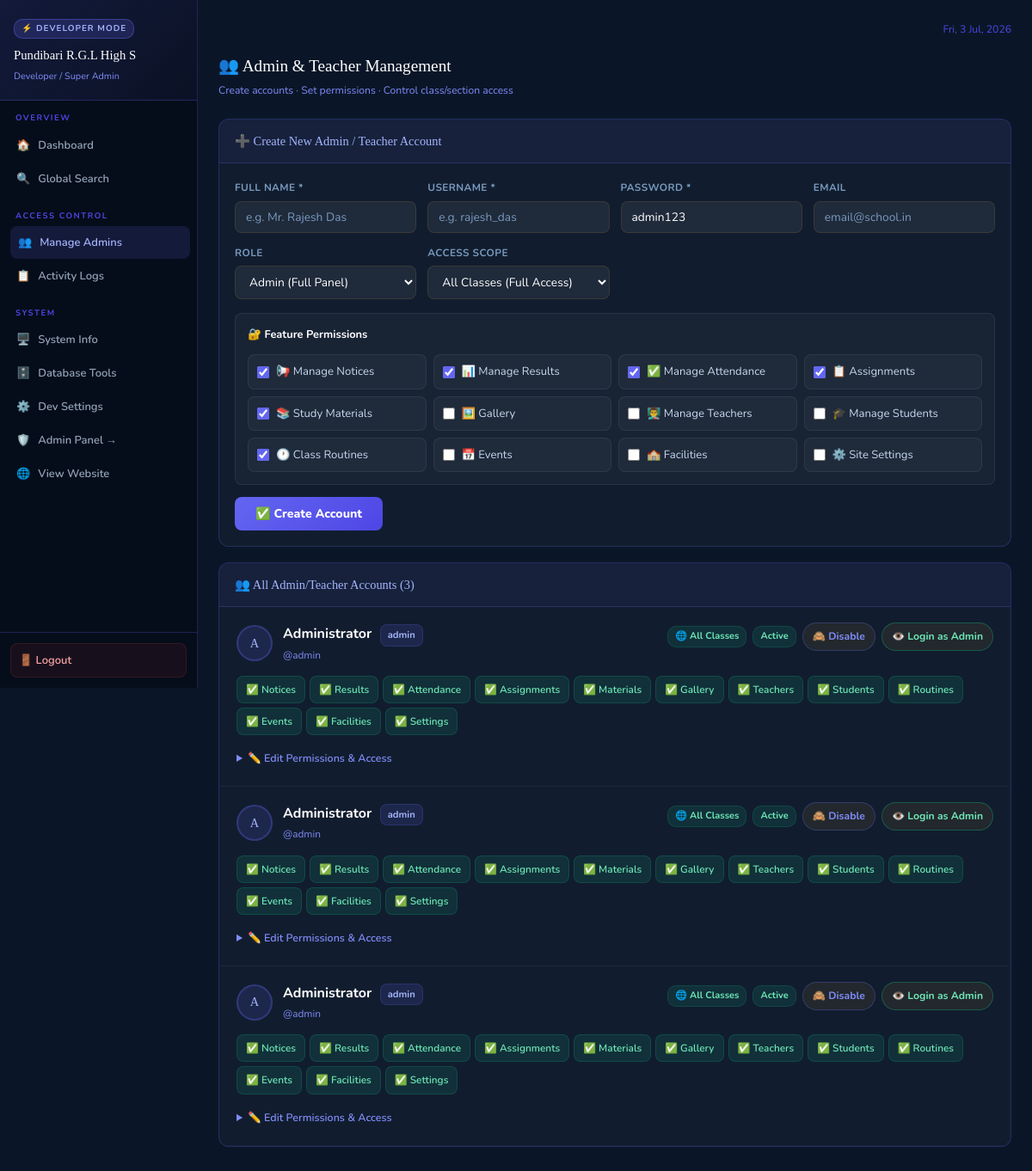
/dev/admins (signed in), run on the app's committed database.
### tables this page shows
CREATE TABLE admin_permissions(
        id INTEGER PRIMARY KEY AUTOINCREMENT,
        admin_id INTEGER NOT NULL,
        scope TEXT DEFAULT 'all',
        can_manage_notices INTEGER DEFAULT 1,
        can_manage_results INTEGER DEFAULT 1,
        can_manage_attendance INTEGER DEFAULT 1,
        can_manage_assignments INTEGER DEFAULT 1,
        can_manage_materials INTEGER DEFAULT 1,
        can_manage_gallery INTEGER DEFAULT 0,
        can_manage_teachers INTEGER DEFAULT 0,
        can_manage_students INTEGER DEFAULT 0,
        can_manage_routines INTEGER DEFAULT 1,
        can_manage_events INTEGER DEFAULT 0,
        can_manage_facilities INTEGER DEFAULT 0,
        can_view_settings INTEGER DEFAULT 0,
        FOREIGN KEY(admin_id) REFERENCES admins(id) ON DELETE CASCADE);

CREATE TABLE admins(id INTEGER PRIMARY KEY AUTOINCREMENT,
      username TEXT UNIQUE NOT NULL,password TEXT NOT NULL,name TEXT, role TEXT DEFAULT 'admin', email TEXT DEFAULT '', is_active INTEGER DEFAULT 1);

### app.py (the view)
@app.route('/dev/admins')
@dev_req
def dev_admins():
    db = get_db()
    admins = db.execute("""
        SELECT a.*, p.scope,
               p.can_manage_notices, p.can_manage_results, p.can_manage_attendance,
               p.can_manage_assignments, p.can_manage_materials, p.can_manage_gallery,
               p.can_manage_teachers, p.can_manage_students, p.can_manage_routines,
               p.can_manage_events, p.can_manage_facilities, p.can_view_settings
        FROM admins a
        LEFT JOIN admin_permissions p ON a.id=p.admin_id
        ORDER BY a.id
    """).fetchall()
    db.close()
    return render_template('dev_admins.html', admins=admins)

### app.py (called while the page is built)
def cache_get(k):
    if k in _cache and _cache_ts.get(k,0)>datetime.now().timestamp():
        return _cache[k]
    return None

def get_db():
    if USE_PG:
        conn=psycopg2.connect(DATABASE_URL,cursor_factory=psycopg2.extras.RealDictCursor)
        return conn
    conn=sqlite3.connect(DB_PATH,timeout=30,check_same_thread=False)
    conn.row_factory=sqlite3.Row
    conn.execute("PRAGMA journal_mode=WAL")
    conn.execute("PRAGMA synchronous=NORMAL")
    conn.execute("PRAGMA cache_size=-32000")
    conn.execute("PRAGMA temp_store=MEMORY")
    conn.execute("PRAGMA mmap_size=268435456")
    conn.execute("PRAGMA optimize")
    return conn

def get_settings():
    cached=cache_get('settings')
    if cached: return cached
    db=get_db()
    rows=db.execute("SELECT key,value FROM settings").fetchall()
    db.close()
    r={row['key']:row['value'] for row in rows}
    cache_set('settings',r); return r

@app.context_processor
def inject_globals():
    ctx = dict(settings=get_settings(), now=datetime.now())
    if 'admin_id' in session:
        ctx['current_admin_perms'] = get_admin_perms(session['admin_id'])
        ctx['is_impersonating'] = session.get('impersonating', False)
    return ctx

@app.after_request
def _auto_log_admin_activity(response):
    try:
        ep = request.endpoint
        if ep in ADMIN_LOG_ENDPOINTS and 'admin_id' in session:
            action, detail_fn = ADMIN_LOG_ENDPOINTS[ep]
            try: detail = detail_fn()
            except Exception: detail = ''
            log_activity('admin', session['admin_id'], session.get('admin_name',''), action, detail)
    except Exception:
        pass
    return response

def dev_req(f):
    @wraps(f)
    def d(*a, **k):
        if 'dev_id' not in session:
            flash('Developer access required.', 'error')
            return redirect(url_for('dev_login'))
        return f(*a, **k)
    return d

### templates/dev_admins.html (shortened to what this page needs)
{% extends "dev_base.html" %}
{% block dev_content %}
<div class="dev-topbar"><div><div class="dev-page-title">👥 Admin & Teacher Management</div>
<div class="dev-page-sub">Create accounts · Set permissions · Control class/section access</div></div></div>
<div class="dev-card">
  <div class="dev-card-head"><div class="dev-card-title">➕ Create New Admin / Teacher Account</div></div>
  <div class="dev-card-body">
    <form method="POST" action="{{ url_for('dev_add_admin') }}">
      <div class="form-grid">
        <div class="form-group"><label>Full Name *</label><input type="text" name="name" class="form-control" placeholder="e.g. Mr. Rajesh Das" required></div>
        <div class="form-group"><label>Username *</label><input type="text" name="username" class="form-control" placeholder="e.g. rajesh_das" required></div>
        <div class="form-group"><label>Password *</label><input type="text" name="password" class="form-control" value="admin123" required></div>
        <div class="form-group"><label>Email</label><input type="email" name="email" class="form-control" placeholder="email@school.in"></div>
        <div class="form-group"><label>Role</label>
          <select name="role" class="form-control">
            <option value="admin">Admin (Full Panel)</option>
          </select></div>
        <div class="form-group"><label>Access Scope</label>
          <select name="scope" class="form-control" id="scopeSelect" onchange="toggleClassAccess(this.value)">
            <option value="all">All Classes (Full Access)</option>
          </select></div>
      </div>
      <div style="margin-top:16px;padding:14px;background:rgba(255,255,255,.03);border:1px solid rgba(255,255,255,.07);border-radius:var(--rs)">
        <div style="font-size:.8rem;font-weight:700;color:var(--white);margin-bottom:12px">🔐 Feature Permissions</div>
        <div style="display:grid;grid-template-columns:repeat(auto-fill,minmax(200px,1fr));gap:8px">
          {% for key,label,default in [
            ('p_notices','📢 Manage Notices',True),('p_results','📊 Manage Results',True),
            ('p_attendance','✅ Manage Attendance',True),('p_assignments','📋 Assignments',True),
            ('p_materials','📚 Study Materials',True),('p_gallery','🖼️ Gallery',False),
            ('p_teachers','👨‍🏫 Manage Teachers',False),('p_students','🎓 Manage Students',False),
            ('p_routines','🕐 Class Routines',True),('p_events','📅 Events',False),
            ('p_facilities','🏫 Facilities',False),('p_settings','⚙️ Site Settings',False)
          ] %}
          <label style="display:flex;align-items:center;gap:8px;padding:8px 10px;background:rgba(255,255,255,.03);border:1px solid rgba(255,255,255,.07);border-radius:var(--rs);cursor:pointer;font-size:.82rem;color:var(--text-light)">
            <input type="checkbox" name="{{ key }}" {% if default %}checked{% endif %} style="accent-color:#6366f1;width:14px;height:14px">{{ label }}
          </label>{% endfor %}
        </div>
      </div>
      <div style="margin-top:14px"><button type="submit" style="padding:10px 24px;border-radius:var(--rs);background:linear-gradient(135deg,#6366f1,#4f46e5);color:white;font-weight:800;font-size:.88rem;border:none;cursor:pointer;font-family:var(--fb)">✅ Create Account</button></div>
    </form>
  </div>
</div>
<div class="dev-card">
  <div class="dev-card-head"><div class="dev-card-title">👥 All Admin/Teacher Accounts ({{ admins|length }})</div></div>
  <div class="dev-card-body" style="padding:0">
    {% for a in admins %}
    <div style="border-bottom:1px solid rgba(99,102,241,.1);padding:18px 20px">
      <div style="display:flex;justify-content:space-between;align-items:flex-start;flex-wrap:wrap;gap:10px;margin-bottom:14px">
        <div style="display:flex;align-items:center;gap:12px">
          <div style="width:42px;height:42px;border-radius:50%;background:rgba(99,102,241,.15);border:2px solid rgba(99,102,241,.3);display:flex;align-items:center;justify-content:center;font-family:var(--fd);font-size:.9rem;color:#a5b4fc">{{ a.name[0] if a.name else 'A' }}</div>
          <div>
            <div style="font-weight:700;color:var(--white)">{{ a.name }} <span class="role-badge role-{{ a.role or 'admin' }}" style="margin-left:5px">{{ a.role or 'admin' }}</span></div>
            <div style="font-size:.74rem;color:#818cf8">@{{ a.username }}{% if a.email %} · {{ a.email }}{% endif %}</div>
          </div>
        </div>
        <div style="display:flex;gap:7px;flex-wrap:wrap;align-items:center">
          <span class="badge {{ 'badge-green' if a.scope=='all' else 'badge-gold' }}">{{ '🌐 All Classes' if a.scope=='all' else '🔒 Restricted' }}</span>
          <span class="{{ 'badge badge-green' if a.is_active else 'badge badge-red' }}">{{ 'Active' if a.is_active else 'Disabled' }}</span>
          <a href="{{ url_for('dev_toggle_admin',aid=a.id) }}" class="btn-outline btn-sm" style="border-color:rgba(99,102,241,.3);color:#818cf8">{{ '🙈 Disable' if a.is_active else '✅ Enable' }}</a>
          {% if a.is_active %}<a href="{{ url_for('dev_login_as',aid=a.id) }}" class="btn-outline btn-sm" style="border-color:rgba(16,185,129,.35);color:#6ee7b7">👁️ Login as Admin</a>{% endif %}
        </div>
      </div>
      <div style="display:flex;flex-wrap:wrap;gap:5px;margin-bottom:12px">
        {% for pkey,plabel in [('can_manage_notices','Notices'),('can_manage_results','Results'),
          ('can_manage_attendance','Attendance'),('can_manage_assignments','Assignments'),
          ('can_manage_materials','Materials'),('can_manage_gallery','Gallery'),
          ('can_manage_teachers','Teachers'),('can_manage_students','Students'),
          ('can_manage_routines','Routines'),('can_manage_events','Events'),
          ('can_manage_facilities','Facilities'),('can_view_settings','Settings')] %}
        <span class="perm-toggle {{ 'perm-on' if a[pkey] else 'perm-off' }}">{{ '✅' if a[pkey] else '❌' }} {{ plabel }}</span>
        {% endfor %}
      </div>
      <details>
        <summary style="cursor:pointer;font-size:.78rem;color:#818cf8;font-weight:600;padding:4px 0">✏️ Edit Permissions & Access</summary>
      </details>
    </div>
    {% else %}<div style="padding:36px;text-align:center;color:var(--text-muted)">No admins yet.</div>{% endfor %}
  </div>
</div>
{% endblock %}

### static/css/style.css (style rules this page uses)
:root { --navy:#0a1628;--navy-mid:#0d1f3c;--navy-card:#0f2040;--navy-deep:#070f1e; --blue:#1a3560;--blue2:#1e4a8a; --accent:#f0b429;--accent2:#e8972a;--gold:linear-gradient(135deg,#f0b429,#e8972a); --accent-glow:rgba(240,180,41,.15);--gb:rgba(240,180,41,.18); --c-green:#10b981;--c-green-bg:rgba(16,185,129,.12); --c-orange:#f59e0b;--c-orange-bg:rgba(245,158,11,.12); --c-purple:#8b5cf6;--c-purple-bg:rgba(139,92,246,.12); --c-blue:#3b82f6;--c-blue-bg:rgba(59,130,246,.12); --c-red:#ef4444;--c-red-bg:rgba(239,68,68,.12); --c-teal:#06b6d4;--c-teal-bg:rgba(6,182,212,.12); --white:#fff;--text-light:#c8d8f0;--text-muted:#7a9abf; --glass:rgba(255,255,255,.05);--glass-h:rgba(255,255,255,.09); --shadow:0 8px 32px rgba(0,0,0,.5);--shadow-g:0 4px 20px rgba(240,180,41,.25); --r:12px;--rs:8px;--nav-h:68px; --fd:'Cinzel',serif;--fb:'Nunito',sans-serif; --tr:.3s cubic-bezier(.4,0,.2,1); }
*,*::before,*::after { box-sizing:border-box;margin:0;padding:0 }
html { scroll-behavior:smooth }
body { font-family:var(--fb);background:var(--navy);color:var(--text-light);line-height:1.7;overflow-x:hidden }
a { color:inherit;text-decoration:none }
button { cursor:pointer;border:none;background:none;font-family:inherit }
.btn-outline { display:inline-flex;align-items:center;gap:8px;padding:10px 24px;border-radius:24px;border:1.5px solid rgba(240,180,41,.45);color:var(--accent);font-weight:700;font-size:.9rem;background:rgba(240,180,41,.08);transition:all var(--tr) }
.form-grid { display:grid;grid-template-columns:repeat(auto-fit,minmax(200px,1fr));gap:13px }
.form-group { display:flex;flex-direction:column;gap:5px }
.form-group label { font-size:.74rem;font-weight:700;color:var(--text-muted);text-transform:uppercase;letter-spacing:.4px }
.form-control { padding:8px 12px;background:rgba(255,255,255,.06);border:1px solid rgba(240,180,41,.12);border-radius:var(--rs);color:var(--white);font-family:var(--fb);font-size:.86rem;transition:border-color var(--tr);width:100% }
.form-control::placeholder { color:var(--text-muted) }
select.form-control option { background:var(--navy-card);color:var(--white) }
.btn-sm { padding:5px 11px;font-size:.76rem }
.badge { display:inline-block;padding:2px 8px;border-radius:10px;font-size:.69rem;font-weight:700 }
.badge-green { background:var(--c-green-bg);color:#6ee7b7;border:1px solid rgba(16,185,129,.18) }
:root { --dev-bg:#050d1a;--dev-card:rgba(99,102,241,.08); --dev-border:rgba(99,102,241,.25);--dev-accent:#818cf8; --dev-gold:linear-gradient(135deg,#818cf8,#6366f1); }
.dev-topbar { display:flex;justify-content:space-between;align-items:center; margin-bottom:22px;flex-wrap:wrap;gap:10px }
.dev-page-title { font-family:var(--fd);font-size:1.2rem;color:var(--white) }
.dev-page-sub { font-size:.76rem;color:#818cf8;margin-top:2px }
.dev-card { background:rgba(255,255,255,.03);border:1px solid var(--dev-border); border-radius:var(--r);overflow:hidden;margin-bottom:18px }
.dev-card-head { padding:13px 18px;background:rgba(99,102,241,.07); border-bottom:1px solid var(--dev-border);display:flex;justify-content:space-between;align-items:center }
.dev-card-title { font-family:var(--fd);font-size:.9rem;color:#a5b4fc }
.dev-card-body { padding:18px }
.role-badge { display:inline-block;padding:2px 8px;border-radius:8px;font-size:.7rem;font-weight:700 }
.role-admin { background:rgba(99,102,241,.15);color:#a5b4fc;border:1px solid rgba(99,102,241,.2) }
.perm-toggle { display:inline-flex;align-items:center;gap:6px;padding:5px 10px; border-radius:var(--rs);font-size:.74rem;font-weight:600;cursor:pointer }
.perm-on { background:rgba(16,185,129,.12);color:#6ee7b7;border:1px solid rgba(16,185,129,.2) }
.admin-card, .dev-card, .sc, .dev-stat, .stat-cards-row > * { animation:cardReveal .45s cubic-bezier(.22,1,.36,1) both; }
.sc, .dev-stat, .qa-btn, .admin-card, .dev-card, .glass-card { transition:transform .22s cubic-bezier(.34,1.56,.64,1), box-shadow .22s ease, border-color .22s ease; }
.btn-gold, .btn-outline, .btn-danger, .qa-btn, .dev-btn-anim { position:relative;overflow:hidden }

### data on the page
admin_permissions: name "A", name "Administrator", role "admin", username "admin", scope "🌐 All Classes", can_manage_notices "✅" "✅" "✅" "✅" "✅" "✅" "✅" "✅" "✅" "✅" "✅" "✅", plabel "Notices" "Results" "Attendance" "Assignments" "Materials" "Gallery" "Teachers" "Students" "Routines" "Events" "Facilities" "Settings"
admins: is_active "Active", is_active "🙈 Disable"
admin_permissions: name "A", name "Administrator", role "admin", username "admin", scope "🌐 All Classes", can_manage_notices "✅" "✅" "✅" "✅" "✅" "✅" "✅" "✅" "✅" "✅" "✅" "✅", plabel "Notices" "Results" "Attendance" "Assignments" "Materials" "Gallery" "Teachers" "Students" "Routines" "Events" "Facilities" "Settings"
admin_permissions: name "A", name "Administrator", role "admin", username "admin", scope "🌐 All Classes", can_manage_notices "✅" "✅" "✅" "✅" "✅" "✅" "✅" "✅" "✅" "✅" "✅" "✅", plabel "Notices" "Results" "Attendance" "Assignments" "Materials" "Gallery" "Teachers" "Students" "Routines" "Events" "Facilities" "Settings"

### other printed values
{{ settings.school_name[:22] }} "Pundibari R.G.L High S"
{{ session.dev_name }} "Developer / Super Admin"
{{ label }} "📢 Manage Notices" "📊 Manage Results" "✅ Manage Attendance" "📋 Assignments" "📚 Study Materials" "🖼️ Gallery" "👨‍🏫 Manage Teachers" "🎓 Manage Students" "🕐 Class Routines" "📅 Events" "🏫 Facilities" "⚙️ Site Settings"
{{ admins|length }} "3"
